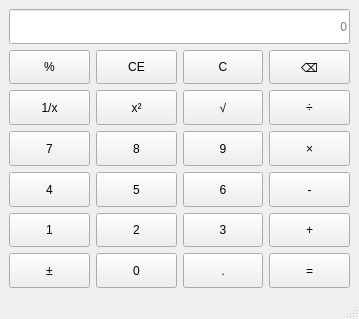
<?xml version="1.0" encoding="UTF-8"?>
<ui version="4.0">
 <class>MainWindow</class>
 <widget class="QMainWindow" name="MainWindow">
  <property name="geometry">
   <rect>
    <x>0</x>
    <y>0</y>
    <width>359</width>
    <height>319</height>
   </rect>
  </property>
  <property name="windowTitle">
   <string>MainWindow</string>
  </property>
  <widget class="QWidget" name="centralwidget">
   <layout class="QVBoxLayout" name="verticalLayout">
    <item>
     <layout class="QGridLayout" name="gridLayout_3">
      <item row="3" column="3">
       <widget class="QPushButton" name="btnMultiple">
        <property name="sizePolicy">
         <sizepolicy hsizetype="Minimum" vsizetype="Preferred">
          <horstretch>0</horstretch>
          <verstretch>0</verstretch>
         </sizepolicy>
        </property>
        <property name="text">
         <string>×</string>
        </property>
       </widget>
      </item>
      <item row="3" column="1">
       <widget class="QPushButton" name="btnNum8">
        <property name="sizePolicy">
         <sizepolicy hsizetype="Minimum" vsizetype="Preferred">
          <horstretch>0</horstretch>
          <verstretch>0</verstretch>
         </sizepolicy>
        </property>
        <property name="text">
         <string>8</string>
        </property>
       </widget>
      </item>
      <item row="3" column="0">
       <widget class="QPushButton" name="btnNum7">
        <property name="sizePolicy">
         <sizepolicy hsizetype="Minimum" vsizetype="Preferred">
          <horstretch>0</horstretch>
          <verstretch>0</verstretch>
         </sizepolicy>
        </property>
        <property name="text">
         <string>7</string>
        </property>
       </widget>
      </item>
      <item row="5" column="2">
       <widget class="QPushButton" name="btnNum3">
        <property name="sizePolicy">
         <sizepolicy hsizetype="Minimum" vsizetype="Preferred">
          <horstretch>0</horstretch>
          <verstretch>0</verstretch>
         </sizepolicy>
        </property>
        <property name="text">
         <string>3</string>
        </property>
       </widget>
      </item>
      <item row="2" column="2">
       <widget class="QPushButton" name="btnSqrt">
        <property name="sizePolicy">
         <sizepolicy hsizetype="Minimum" vsizetype="Preferred">
          <horstretch>0</horstretch>
          <verstretch>0</verstretch>
         </sizepolicy>
        </property>
        <property name="text">
         <string>√</string>
        </property>
       </widget>
      </item>
      <item row="4" column="3">
       <widget class="QPushButton" name="btnMinus">
        <property name="sizePolicy">
         <sizepolicy hsizetype="Minimum" vsizetype="Preferred">
          <horstretch>0</horstretch>
          <verstretch>0</verstretch>
         </sizepolicy>
        </property>
        <property name="text">
         <string>-</string>
        </property>
       </widget>
      </item>
      <item row="5" column="0">
       <widget class="QPushButton" name="btnNum1">
        <property name="sizePolicy">
         <sizepolicy hsizetype="Minimum" vsizetype="Preferred">
          <horstretch>0</horstretch>
          <verstretch>0</verstretch>
         </sizepolicy>
        </property>
        <property name="text">
         <string>1</string>
        </property>
       </widget>
      </item>
      <item row="2" column="0">
       <widget class="QPushButton" name="btnInverse">
        <property name="sizePolicy">
         <sizepolicy hsizetype="Minimum" vsizetype="Preferred">
          <horstretch>0</horstretch>
          <verstretch>0</verstretch>
         </sizepolicy>
        </property>
        <property name="text">
         <string>1/x</string>
        </property>
       </widget>
      </item>
      <item row="6" column="3">
       <widget class="QPushButton" name="btnEqual">
        <property name="sizePolicy">
         <sizepolicy hsizetype="Minimum" vsizetype="Preferred">
          <horstretch>0</horstretch>
          <verstretch>0</verstretch>
         </sizepolicy>
        </property>
        <property name="text">
         <string>=</string>
        </property>
       </widget>
      </item>
      <item row="4" column="1">
       <widget class="QPushButton" name="btnNum5">
        <property name="sizePolicy">
         <sizepolicy hsizetype="Minimum" vsizetype="Preferred">
          <horstretch>0</horstretch>
          <verstretch>0</verstretch>
         </sizepolicy>
        </property>
        <property name="text">
         <string>5</string>
        </property>
       </widget>
      </item>
      <item row="3" column="2">
       <widget class="QPushButton" name="btnNum9">
        <property name="sizePolicy">
         <sizepolicy hsizetype="Minimum" vsizetype="Preferred">
          <horstretch>0</horstretch>
          <verstretch>0</verstretch>
         </sizepolicy>
        </property>
        <property name="text">
         <string>9</string>
        </property>
       </widget>
      </item>
      <item row="4" column="0">
       <widget class="QPushButton" name="btnNum4">
        <property name="sizePolicy">
         <sizepolicy hsizetype="Minimum" vsizetype="Preferred">
          <horstretch>0</horstretch>
          <verstretch>0</verstretch>
         </sizepolicy>
        </property>
        <property name="text">
         <string>4</string>
        </property>
       </widget>
      </item>
      <item row="6" column="1">
       <widget class="QPushButton" name="btnNum0">
        <property name="sizePolicy">
         <sizepolicy hsizetype="Minimum" vsizetype="Preferred">
          <horstretch>0</horstretch>
          <verstretch>0</verstretch>
         </sizepolicy>
        </property>
        <property name="text">
         <string>0</string>
        </property>
       </widget>
      </item>
      <item row="2" column="1">
       <widget class="QPushButton" name="btnSquare">
        <property name="sizePolicy">
         <sizepolicy hsizetype="Minimum" vsizetype="Preferred">
          <horstretch>0</horstretch>
          <verstretch>0</verstretch>
         </sizepolicy>
        </property>
        <property name="text">
         <string>x²</string>
        </property>
       </widget>
      </item>
      <item row="1" column="3">
       <widget class="QPushButton" name="btnDel">
        <property name="sizePolicy">
         <sizepolicy hsizetype="Minimum" vsizetype="Preferred">
          <horstretch>0</horstretch>
          <verstretch>0</verstretch>
         </sizepolicy>
        </property>
        <property name="text">
         <string>⌫</string>
        </property>
       </widget>
      </item>
      <item row="4" column="2">
       <widget class="QPushButton" name="btnNum6">
        <property name="sizePolicy">
         <sizepolicy hsizetype="Minimum" vsizetype="Preferred">
          <horstretch>0</horstretch>
          <verstretch>0</verstretch>
         </sizepolicy>
        </property>
        <property name="text">
         <string>6</string>
        </property>
       </widget>
      </item>
      <item row="2" column="3">
       <widget class="QPushButton" name="btnDivide">
        <property name="sizePolicy">
         <sizepolicy hsizetype="Minimum" vsizetype="Preferred">
          <horstretch>0</horstretch>
          <verstretch>0</verstretch>
         </sizepolicy>
        </property>
        <property name="text">
         <string>÷</string>
        </property>
       </widget>
      </item>
      <item row="5" column="3">
       <widget class="QPushButton" name="btnPlus">
        <property name="sizePolicy">
         <sizepolicy hsizetype="Minimum" vsizetype="Preferred">
          <horstretch>0</horstretch>
          <verstretch>0</verstretch>
         </sizepolicy>
        </property>
        <property name="text">
         <string>+</string>
        </property>
       </widget>
      </item>
      <item row="5" column="1">
       <widget class="QPushButton" name="btnNum2">
        <property name="sizePolicy">
         <sizepolicy hsizetype="Minimum" vsizetype="Preferred">
          <horstretch>0</horstretch>
          <verstretch>0</verstretch>
         </sizepolicy>
        </property>
        <property name="text">
         <string>2</string>
        </property>
       </widget>
      </item>
      <item row="1" column="1">
       <widget class="QPushButton" name="btnClear">
        <property name="sizePolicy">
         <sizepolicy hsizetype="Minimum" vsizetype="Preferred">
          <horstretch>0</horstretch>
          <verstretch>0</verstretch>
         </sizepolicy>
        </property>
        <property name="text">
         <string>CE</string>
        </property>
       </widget>
      </item>
      <item row="1" column="2">
       <widget class="QPushButton" name="btnClearAll">
        <property name="sizePolicy">
         <sizepolicy hsizetype="Minimum" vsizetype="Preferred">
          <horstretch>0</horstretch>
          <verstretch>0</verstretch>
         </sizepolicy>
        </property>
        <property name="text">
         <string>C</string>
        </property>
       </widget>
      </item>
      <item row="6" column="0">
       <widget class="QPushButton" name="btnSign">
        <property name="sizePolicy">
         <sizepolicy hsizetype="Minimum" vsizetype="Preferred">
          <horstretch>0</horstretch>
          <verstretch>0</verstretch>
         </sizepolicy>
        </property>
        <property name="text">
         <string>±</string>
        </property>
       </widget>
      </item>
      <item row="6" column="2">
       <widget class="QPushButton" name="btnPeriod">
        <property name="sizePolicy">
         <sizepolicy hsizetype="Minimum" vsizetype="Preferred">
          <horstretch>0</horstretch>
          <verstretch>0</verstretch>
         </sizepolicy>
        </property>
        <property name="text">
         <string>.</string>
        </property>
       </widget>
      </item>
      <item row="1" column="0">
       <widget class="QPushButton" name="btnPercentage">
        <property name="sizePolicy">
         <sizepolicy hsizetype="Minimum" vsizetype="Preferred">
          <horstretch>0</horstretch>
          <verstretch>0</verstretch>
         </sizepolicy>
        </property>
        <property name="text">
         <string>%</string>
        </property>
       </widget>
      </item>
      <item row="0" column="0" colspan="4">
       <widget class="QLineEdit" name="display">
        <property name="sizePolicy">
         <sizepolicy hsizetype="Expanding" vsizetype="Preferred">
          <horstretch>0</horstretch>
          <verstretch>0</verstretch>
         </sizepolicy>
        </property>
        <property name="alignment">
         <set>Qt::AlignRight|Qt::AlignTrailing|Qt::AlignVCenter</set>
        </property>
        <property name="placeholderText">
         <string>0</string>
        </property>
       </widget>
      </item>
     </layout>
    </item>
   </layout>
  </widget>
  <widget class="QMenuBar" name="menubar">
   <property name="geometry">
    <rect>
     <x>0</x>
     <y>0</y>
     <width>359</width>
     <height>21</height>
    </rect>
   </property>
  </widget>
  <widget class="QStatusBar" name="statusbar"/>
 </widget>
 <resources/>
 <connections/>
</ui>
